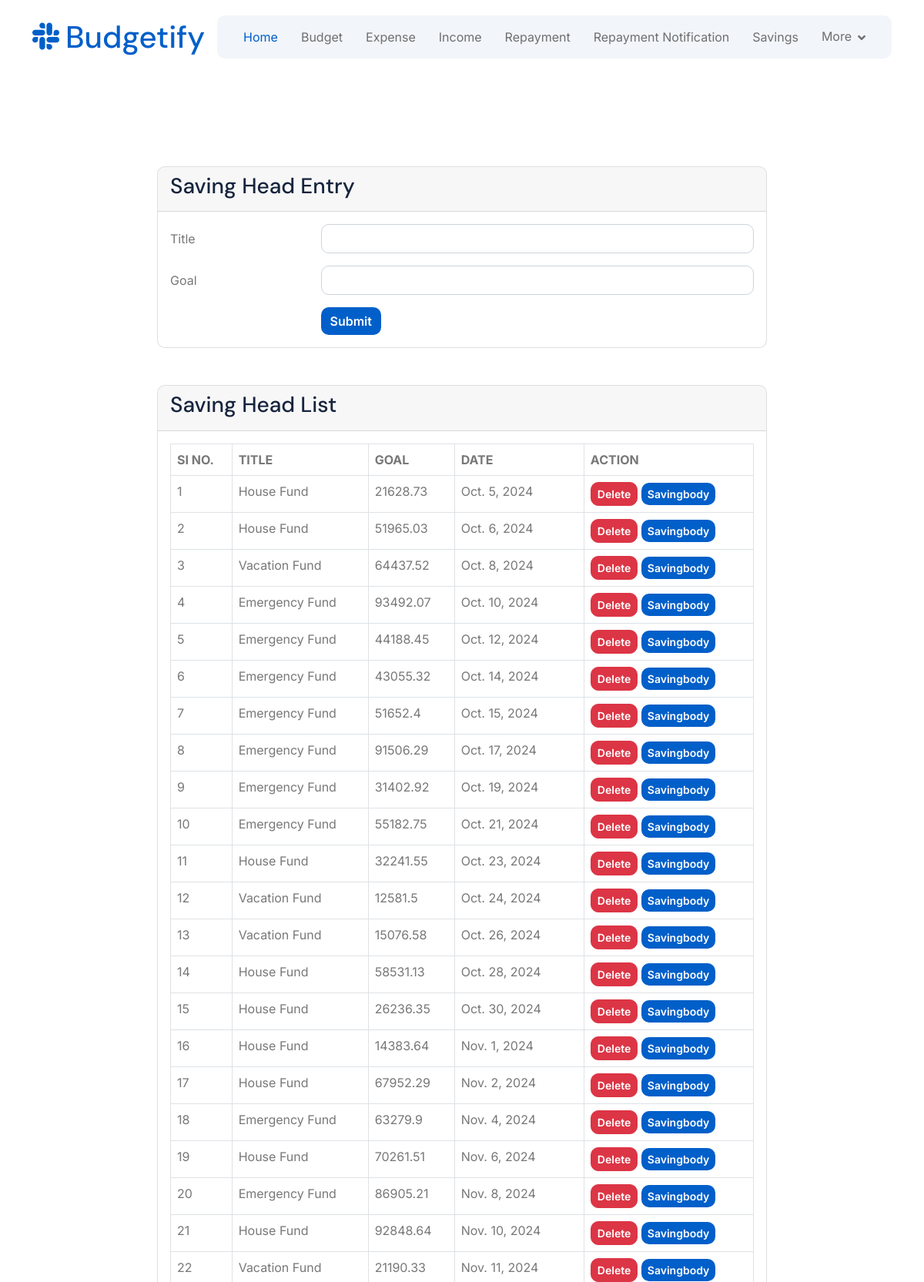
The app's page /User/savinghead/ (upper part) with its own data.
### User/models.py (models this page shows)
class tbl_savinghead(models.Model):
    savinghead_title = models.CharField(max_length=30)
    savinghead_goal = models.TextField(max_length=100)
    savinghead_date = models.DateField()
    user = models.ForeignKey(tbl_user, on_delete=models.CASCADE)

### User/views.py (the view)
# urls.py: path('savinghead/',views.savinghead,name="savinghead"),
def savinghead(request):
    savingheadData = tbl_savinghead.objects.all()
    if request.method == 'POST':
        tbl_savinghead.objects.create(
            savinghead_title=request.POST.get('txt_title'),
            savinghead_goal=request.POST.get('txt_goal'),
            user=tbl_user.objects.get(id=request.session["uid"])
        )
        return render(request,"User/Savinghead.html",{"msg":"Inserted Successfully"})
    else:
        return render(request,"User/Savinghead.html",{"savingheadData":savingheadData})

### User/Templates/User/Savinghead.html (shortened to what this page needs)
{% extends 'User/Header.html' %}
{% load static %}
{% block content %}
<!DOCTYPE html>
<html lang="en">
<head>
</head>
<body>
<div class="row justify-content-center mt-5">
    <div class="col-md-8">
        <div class="card">
            <div class="card-header">
                <h3 class="card-title">Saving Head Entry</h3>
            </div>
            <div class="card-body">
                <form method="post">
                    <div class="row mb-3">
                        <label for="txt_title" class="col-sm-3 col-form-label">Title</label>
                        <div class="col-sm-9">
                            <input type="text" class="form-control" id="txt_title" name="txt_title"
                                pattern="^[A-Z]+[a-zA-Z ]*$"
                                title="Title must start with capital letter and contain only letters and spaces"
                                required>
                        </div>
                    </div>
                    <div class="row mb-3">
                        <label for="txt_goal" class="col-sm-3 col-form-label">Goal</label>
                        <div class="col-sm-9">
                            <input type="number" class="form-control" id="txt_goal" name="txt_goal"
                                min="0" step="0.01"
                                title="Enter a valid goal amount (minimum 0)"
                                required>
                        </div>
                    </div>
                    <div class="row">
                        <div class="col-sm-9 offset-sm-3">
                            <button type="submit" class="btn btn-primary">Submit</button>
                        </div>
                    </div>
                </form>
            </div>
        </div>
    </div>
</div>
<div class="row justify-content-center mt-5 mb-5">
    <div class="col-md-8">
        <div class="card">
            <div class="card-header">
                <h3 class="card-title">Saving Head List</h3>
            </div>
            <div class="card-body">
                <table class="table table-bordered table-hover">
                    <thead>
                        <tr>
                            <th>SI NO.</th>
                            <th>TITLE</th>
                            <th>GOAL</th>
                            <th>DATE</th>
                            <th>ACTION</th>
                        </tr>
                    </thead>
                    <tbody>
                        {% for i in savingheadData %}
                        <tr>
                            <td>{{forloop.counter}}</td>
                            <td>{{i.savinghead_title}}</td>
                            <td>{{i.savinghead_goal}}</td>
                            <td>{{i.savinghead_date}}</td>
                            <td>
                                <a href="{% url 'User:deleteSavingHead' i.id %}" class="btn btn-danger btn-sm">Delete</a>
                                <a href="{% url 'User:savingbody' i.id %}" class="btn btn-primary btn-sm">Savingbody</a>
                            </td>
                        </tr>
                        {% endfor %}
                    </tbody>
                </table>
            </div>
        </div>
    </div>
</div>
</body>
</html>
{% endblock content %}

### User/Templates/User/Header.html (shortened to what this page needs)
{% load static %}
<!DOCTYPE html>
<html lang="en">
<head>
    <link rel="stylesheet" href="https://use.fontawesome.com/releases/v5.15.4/css/all.css" />
    <link href="https://cdn.jsdelivr.net/npm/bootstrap-icons@1.4.1/font/bootstrap-icons.css" rel="stylesheet">
    <link rel="stylesheet" href="{% static 'Main/lib/animate/animate.min.css' %}" />
    <link href="{% static 'Main/lib/lightbox/css/lightbox.min.css' %}" rel="stylesheet">
    <link href="{% static 'Main/lib/owlcarousel/assets/owl.carousel.min.css' %}" rel="stylesheet">
    <link href="{% static 'Main/css/bootstrap.min.css' %}" rel="stylesheet">
    <link href="{% static 'Main/css/style.css' %}" rel="stylesheet">
</head>
<body>
    <div class="container-fluid nav-bar px-0 px-lg-4 py-lg-0">
        <div class="container">
            <nav class="navbar navbar-expand-lg navbar-light">
                <a href="#" class="navbar-brand p-0">
                    <h1 class="text-primary mb-0"><i class="fab fa-slack me-2"></i>Budgetify</h1>
                </a>
                <div class="collapse navbar-collapse" id="navbarCollapse">
                    <div class="collapse navbar-collapse" id="navbarCollapse">
                        <div class="navbar-nav mx-0 mx-lg-auto">
                            <a href="{%  url 'User:homepage'  %}" class="nav-item nav-link active">Home</a>
                            <a href="{%  url 'User:budget'  %}" class="nav-item nav-link">Budget</a>
                            <a href="{%  url 'User:expense'  %}" class="nav-item nav-link">Expense</a>
                            <a href="{%  url 'User:income'  %}" class="nav-item nav-link">Income</a>
                            <a href="{%  url 'User:repayment'  %}" class="nav-item nav-link">Repayment</a>
                            <a href="{%  url 'User:repaymentnotification'  %}" class="nav-item nav-link">Repayment Notification</a>
                            <a href="{%  url 'User:savinghead'  %}" class="nav-item nav-link">Savings</a>
                            <div class="nav-item dropdown">
                                <a href="#" class="nav-link" data-bs-toggle="dropdown">
                                    <span class="dropdown-toggle">More</span>
                                </a>
                            </div>
                        </div>
                </div>
            </nav>
        </div>
    </div>
     <br>
     <br>
     <br>
    <div style="min-height: 600px;">
        {% block content %}
        {% endblock content %}
    </div>
</body>
</html>

### Guest/static/Main/css/style.css (style rules this page uses)
.btn { font-weight: 600; transition: .5s; }
.btn.btn-primary { color: var(--bs-white); border: none; }
.nav-bar { background: var(--bs-white); transition: 1s; }
.navbar .navbar-nav .nav-item .nav-link { padding: 0; }
.navbar .navbar-nav .nav-item { display: flex; align-items: center; padding: 15px; }
.navbar-light .navbar-nav .nav-item:hover, .navbar-light .navbar-nav .nav-item.active, .navbar-light .navbar-nav .nav-item:hover .nav-link, .navbar-light .navbar-nav .nav-item.active .nav-link { color: var(--bs-primary); }
.navbar .dropdown-toggle::after { border: none; content: "\f107"; font-family: "Font Awesome 5 Free"; font-weight: 600; vertical-align: middle; margin-left: 8px; }
@media (min-width: 992px) { .navbar { padding: 20px 0; } }
@media (min-width: 992px) { .navbar .navbar-nav { width: 100%; display: flex; justify-content: center; align-items: center; background: var(--bs-light); border-radius: 10px; } }

### records on screen
tbl_savinghead: savinghead_title "House Fund", savinghead_goal "21628.73", savinghead_date "Oct. 5, 2024"
tbl_savinghead: savinghead_title "House Fund", savinghead_goal "51965.03", savinghead_date "Oct. 6, 2024"
tbl_savinghead: savinghead_title "Vacation Fund", savinghead_goal "64437.52", savinghead_date "Oct. 8, 2024"
tbl_savinghead: savinghead_title "Emergency Fund", savinghead_goal "93492.07", savinghead_date "Oct. 10, 2024"
tbl_savinghead: savinghead_title "Emergency Fund", savinghead_goal "44188.45", savinghead_date "Oct. 12, 2024"
tbl_savinghead: savinghead_title "Emergency Fund", savinghead_goal "43055.32", savinghead_date "Oct. 14, 2024"
tbl_savinghead: savinghead_title "Emergency Fund", savinghead_goal "51652.4", savinghead_date "Oct. 15, 2024"
tbl_savinghead: savinghead_title "Emergency Fund", savinghead_goal "91506.29", savinghead_date "Oct. 17, 2024"
tbl_savinghead: savinghead_title "Emergency Fund", savinghead_goal "31402.92", savinghead_date "Oct. 19, 2024"
tbl_savinghead: savinghead_title "Emergency Fund", savinghead_goal "55182.75", savinghead_date "Oct. 21, 2024"
tbl_savinghead: savinghead_title "House Fund", savinghead_goal "32241.55", savinghead_date "Oct. 23, 2024"
tbl_savinghead: savinghead_title "Vacation Fund", savinghead_goal "12581.5", savinghead_date "Oct. 24, 2024"
tbl_savinghead: savinghead_title "Vacation Fund", savinghead_goal "15076.58", savinghead_date "Oct. 26, 2024"
tbl_savinghead: savinghead_title "House Fund", savinghead_goal "58531.13", savinghead_date "Oct. 28, 2024"
tbl_savinghead: savinghead_title "House Fund", savinghead_goal "26236.35", savinghead_date "Oct. 30, 2024"
tbl_savinghead: savinghead_title "House Fund", savinghead_goal "14383.64", savinghead_date "Nov. 1, 2024"
tbl_savinghead: savinghead_title "House Fund", savinghead_goal "67952.29", savinghead_date "Nov. 2, 2024"
tbl_savinghead: savinghead_title "Emergency Fund", savinghead_goal "63279.9", savinghead_date "Nov. 4, 2024"
tbl_savinghead: savinghead_title "House Fund", savinghead_goal "70261.51", savinghead_date "Nov. 6, 2024"
tbl_savinghead: savinghead_title "Emergency Fund", savinghead_goal "86905.21", savinghead_date "Nov. 8, 2024"
tbl_savinghead: savinghead_title "House Fund", savinghead_goal "92848.64", savinghead_date "Nov. 10, 2024"
tbl_savinghead: savinghead_title "Vacation Fund", savinghead_goal "21190.33", savinghead_date "Nov. 11, 2024"
